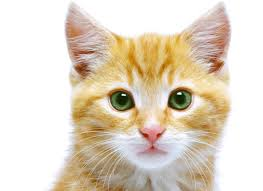
#> input picture opencvcode/cat.jpeg, 263 x 191 px
$ python templatematchingdetection.py
#> lines starting #> are read from the running program, lines starting #| are printed output that depends on the picture
#get cat, cut out face
#cut out my own face, do it for a video
import cv2
import numpy as np
from matplotlib import pyplot as plt

#cat
img = cv2.imread('cat.jpeg',0)
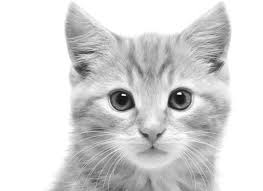
#> img: shape (191, 263); min 7, max 255, mean 216.4
img2 = img.copy()
template = cv2.imread('catface.png',0)
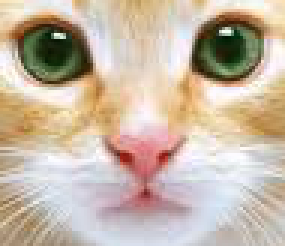
#> input picture opencvcode/catface.png, 95 x 82 px (shown 3 times larger)
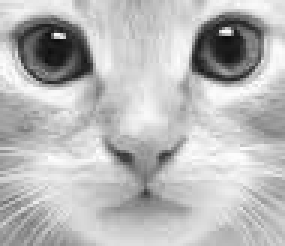
#> template: shape (82, 95) (shown 3 times larger); min 10, max 254, mean 185.3
w, h = template.shape[::-1]
#> w = 95; h = 82

# All the 6 methods for comparison in a list
methods = ['cv2.TM_CCOEFF']

for meth in methods:
    img = img2.copy()
    method = eval(meth)

    # Apply template Matching
    res = cv2.matchTemplate(img,template,method)
    min_val, max_val, min_loc, max_loc = cv2.minMaxLoc(res)

    # If the method is TM_SQDIFF or TM_SQDIFF_NORMED, take minimum
    if method in [cv2.TM_SQDIFF, cv2.TM_SQDIFF_NORMED]:
        top_left = min_loc
    else:
        top_left = max_loc
    bottom_right = (top_left[0] + w, top_left[1] + h)

    cv2.rectangle(img,top_left, bottom_right, 0, 2)

    plt.subplot(121),plt.imshow(res,cmap = 'gray')
    plt.title('Matching Result'), plt.xticks([]), plt.yticks([])
    plt.subplot(122),plt.imshow(img,cmap = 'gray')
    plt.title('Detected Point'), plt.xticks([]), plt.yticks([])
    plt.suptitle(meth)

    plt.show()
#> this loop made 1 pass
#> (min_val, max_val, min_loc, top_left, bottom_right) on pass 1: (-4735129, 20325068, (80, 84), (104, 83), (199, 165))
#> pass 1, `res = cv2.matchTemplate(img,template,method)`:
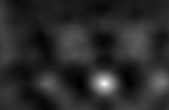
#> res: shape (110, 169) float32; min -4735129, max 20325068, mean -523300.1; drawn with min black and max white
#> pass 1, `plt.show()`:
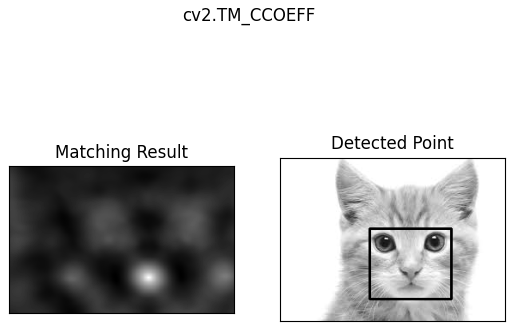
#> figure drawn by matplotlib, 2 panels
"""
#me
img = cv2.imread('c1.png',0)
img2 = img.copy()
template = cv2.imread('myface.png',0)
w, h = template.shape[::-1]

# All the 6 methods for comparison in a list
methods = ['cv2.TM_CCOEFF' ,'cv2.TM_CCOEFF_NORMED', 'cv2.TM_CCORR',
            'cv2.TM_CCORR_NORMED', 'cv2.TM_SQDIFF', 'cv2.TM_SQDIFF_NORMED']

for meth in methods:
    img = img2.copy()
    method = eval(meth)

    # Apply template Matching
    res = cv2.matchTemplate(img,template,method)
    min_val, max_val, min_loc, max_loc = cv2.minMaxLoc(res)

    # If the method is TM_SQDIFF or TM_SQDIFF_NORMED, take minimum
    if method in [cv2.TM_SQDIFF, cv2.TM_SQDIFF_NORMED]:
        top_left = min_loc
    else:
        top_left = max_loc
    bottom_right = (top_left[0] + w, top_left[1] + h)

    cv2.rectangle(img,top_left, bottom_right, 255, 2)

    plt.subplot(121),plt.imshow(res,cmap = 'gray')
    plt.title('Matching Result'), plt.xticks([]), plt.yticks([])
    plt.subplot(122),plt.imshow(img,cmap = 'gray')
    plt.title('Detected Point'), plt.xticks([]), plt.yticks([])
    plt.suptitle(meth)

    plt.show()
"""
